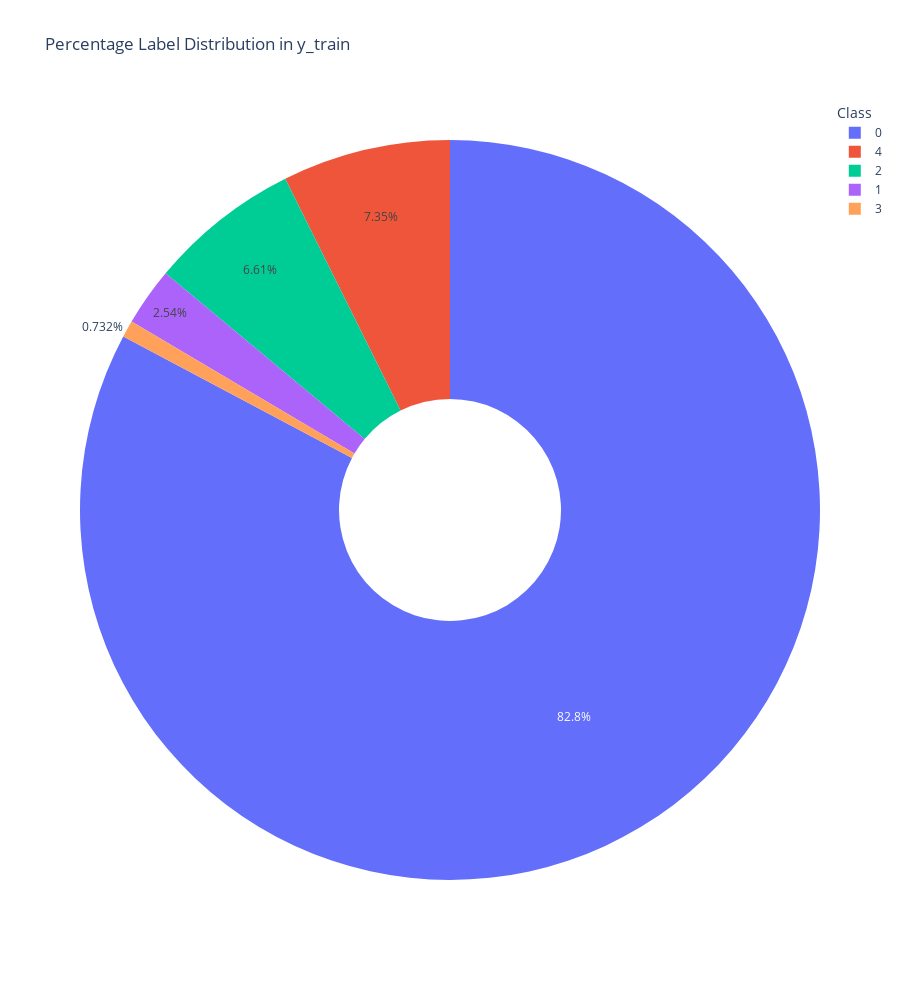

Notebook cell for this chart:
### Code cell
fig_pie = px.pie(y_train, names = 187, title="Percentage Label Distribution in y_train", hole=0.3)
fig_pie.update_layout(
    xaxis_title="Class",
    yaxis_title="Num Samples",
    legend_title="Class",
    template="plotly_white",
    height = 1000
)
fig_pie.show()

### Figure 1 — Plotly figure (JSON) as saved in the notebook; plotly's stock layout.template omitted (floating-point values rounded to 4 significant figures; data arrays with more than 128 entries replaced by an {"elided": "..."} marker saying what was removed)
{"data": [{"domain": {"x": [0, 1], "y": [0, 1]}, "hole": 0.3, "hovertemplate": "187=%{label}<extra></extra>", "labels": {"elided": "87554 int values"}, "legendgroup": "", "name": "", "showlegend": true, "type": "pie"}], "layout": {"height": 1000, "legend": {"title": {"text": "Class"}, "tracegroupgap": 0}, "title": {"text": "Percentage Label Distribution in y_train"}, "xaxis": {"title": {"text": "Class"}}, "yaxis": {"title": {"text": "Num Samples"}}}}
